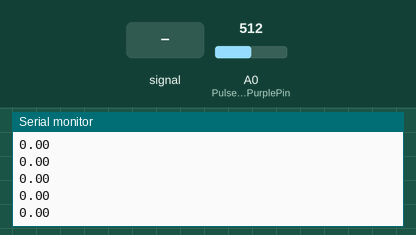
This sketch was run on a simulated ESP8266 (NodeMCU). Shown: the last lines printed to the serial monitor. The test bench sets the inputs (shaded band); at power-on: A0 (PulseSensorPurplePin) = 512. WiFi joins after 1.5 s; servers stay silent unless stated; uploads are accepted with an empty reply.

Above: at 3.2 s.
3.3 s: A0 (PulseSensorPurplePin) fed a 200 Hz sine of ±81 counts around its level
At 4.36 s:
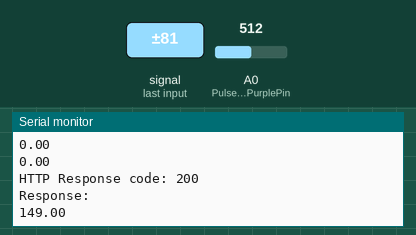
5.5 s: A0 (PulseSensorPurplePin) set to 560
At 6.36 s:
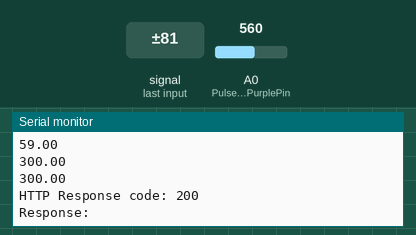
7.0 s: A0 (PulseSensorPurplePin) fed a 1000 Hz sine of ±255 counts around its level
At 8.37 s:
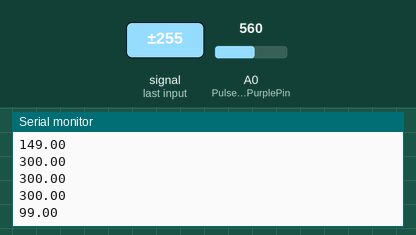
8.5 s: A0 (PulseSensorPurplePin) set to 716
At 8.57 s:
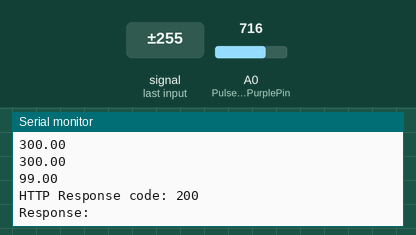
Timing chart, 0 to 11.0 s (numbered marks = the images above; inputs shaded):
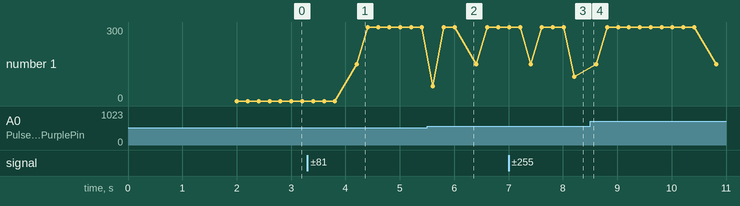

The sketch:

Blynk_Heart.ino.ino
```cpp
#include <ESP8266WiFi.h>
#include <ESP8266HTTPClient.h>

const char* ssid = "ZTE_2.4G_4KTfYa";     // Enter your Wi-Fi network name
const char* password = "afaq4321";         // Enter your Wi-Fi password
const char* serverIP = "192.168.1.6";      // IP address of your Node.js server
const int serverPort = 3000;                // Port number of your Node.js server

int PulseSensorPurplePin = A0;      // Pulse Sensor PURPLE WIRE connected to ANALOG PIN A0
int Threshold = 550;                // Determine which Signal to "count as a beat" and which to ignore.
unsigned long lastBeatTime = 0;     // Stores the time of the last beat
unsigned long currentBeatTime;      // Stores the time of the current beat
int beatCounter = 0;                // Counts the beats within a specified time period
float beatsPerMinute;               // Holds the calculated beats per minute

const int numReadings = 10;         // Number of readings to average
float bpmReadings[numReadings];     // Array to store BPM readings
int bpmIndex = 0;                   // Index of the current reading
boolean readingsComplete = false;   // Flag to indicate if readings are complete

void setup() {
  Serial.begin(115200);

  // Connect to Wi-Fi
  WiFi.begin(ssid, password);
  while (WiFi.status() != WL_CONNECTED) {
    delay(1000);
    Serial.println("Connecting to WiFi...");
  }
  Serial.println("Connected to WiFi");

  // Print the local IP address
  Serial.print("Local IP: ");
  Serial.println(WiFi.localIP());
}

void loop() {
  // Send data to Node.js server
  if (WiFi.status() == WL_CONNECTED) {
    HTTPClient http;

    String url = "http://" + String(serverIP) + ":" + String(serverPort) + "/data";
    http.begin(url);
    http.addHeader("Content-Type", "application/x-www-form-urlencoded");

    int Signal = analogRead(A0);

    if (Signal > Threshold) {
      currentBeatTime = millis();
      if (lastBeatTime != 0) {
        unsigned long beatInterval = currentBeatTime - lastBeatTime;
        beatsPerMinute = 60000 / beatInterval;
        lastBeatTime = currentBeatTime;
      }
      lastBeatTime = currentBeatTime;
    }

    Serial.println(beatsPerMinute);

    if (!readingsComplete) {
      bpmReadings[bpmIndex] = beatsPerMinute;
      bpmIndex = (bpmIndex + 1) % numReadings;

      // Check if all readings are complete
      if (bpmIndex == 0) {
        readingsComplete = true;
      }
    }

    if (readingsComplete) {
      // Calculate the average BPM
      float sum = 0;
      for (int i = 0; i < numReadings; i++) {
        sum += bpmReadings[i];
      }
      float averageBPM = sum / numReadings;

      String category = getCategory(averageBPM);  // Get the category based on average BPM value

      String requestBody = "category=" + category + "&bpm=" + String(averageBPM);
      int httpResponseCode = http.POST(requestBody);

      // Check the response code
      if (httpResponseCode > 0) {
        String response = http.getString();
        Serial.print("HTTP Response code: ");
        Serial.println(httpResponseCode);
        Serial.print("Response: ");
        Serial.println(response);
      } else {
        Serial.print("Error code: ");
        Serial.println(httpResponseCode);
      }

      readingsComplete = false; // Reset the flag for the next set of readings
    }

    http.end();
  }

  delay(200); // Wait for 200 milliseconds before sending the next request
}

String getCategory(float bpm) {
  if (bpm < 60) {
    return "Low";
  } else if (bpm >= 60 && bpm < 100) {
    return "Normal";
  } else if (bpm >= 100 && bpm < 120) {
    return "Elevated";
  } else {
    return "High";
  }
}
```

Measured:
- after the input at 3.3 s, the serial monitor: prints a new line after 0.91 s (image 1)
- after the input at 5.5 s, the serial monitor: prints a new line after 0.11 s (image 2)
- after the input at 7.0 s, the serial monitor: prints a new line after 1.2 s (image 3)
- plotted number 1: 0 → 300 after the input at 3.3 s, 300 → 298 after the input at 5.5 s, 298 → 99 after the input at 7.0 s
